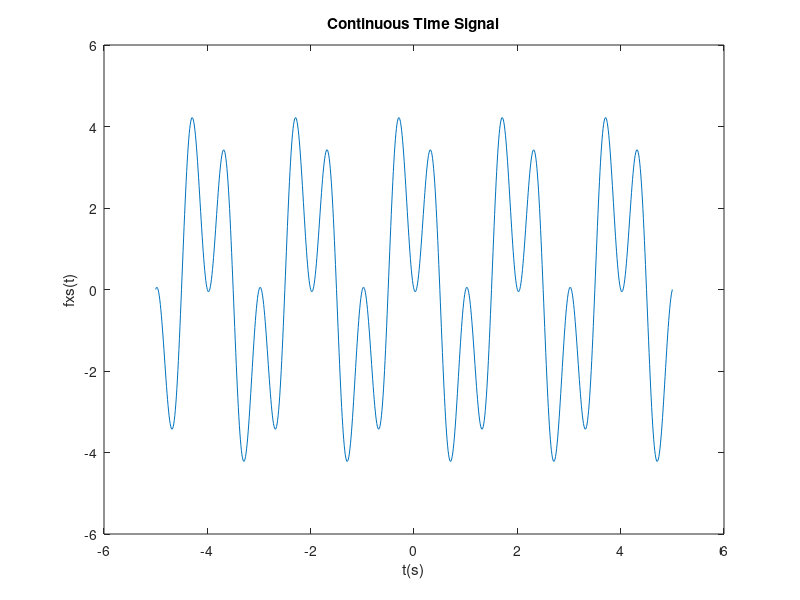
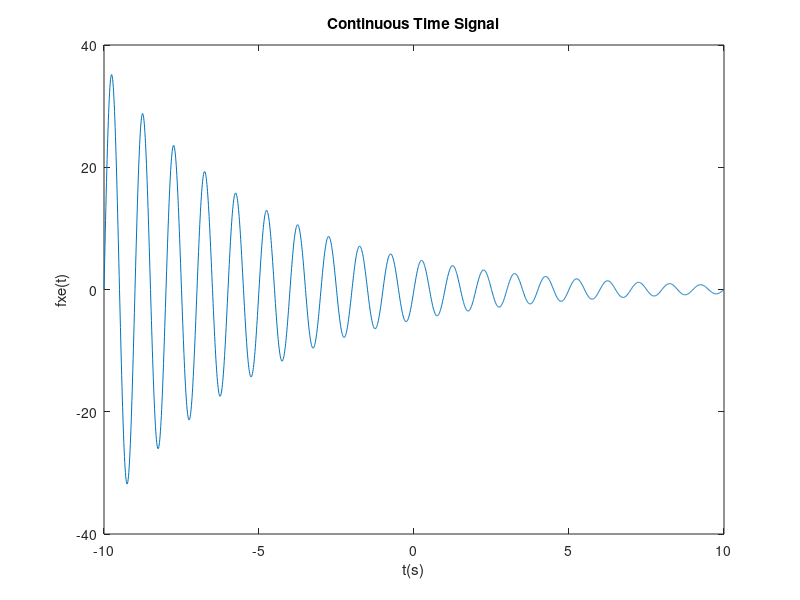

The MATLAB source for these figures, in order:
t = -5:0.01:5;
fxs=5. *sin(2. *pi.*(t)).*cos(pi.*(t)-8);
figure(1);
plot(t,fxs);
title('Continuous Time Signal');
xlabel('t(s)');
ylabel('fxs(t)');
t=-10:0.01:10;

fxe=5.*exp(-0.2.*t).*sin(2.*pi.*t);
figure(2);
plot(t,fxe)
title('Continuous Time Signal');
xlabel('t(s)');
ylabel('fxe(t)');
